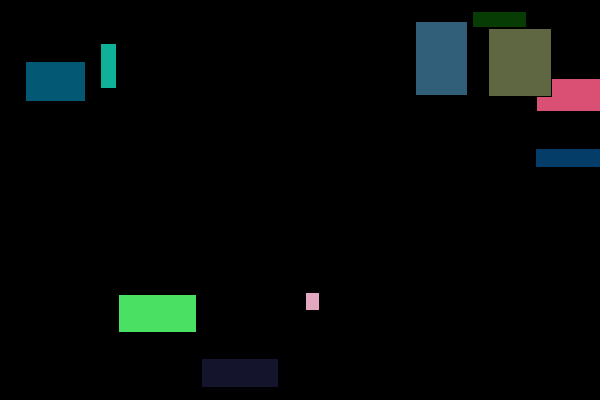
Frame 1 (no input)
Frame 60 (the mouse pressed at the canvas centre just before this capture): identical to frame 1, image omitted
Frame 120 (the mouse held since frame 60 and released just before this capture): identical to frame 1, image omitted

The Processing sketch that drew this single still picture (run headless with seeded random() and noise(); from frame 60 on, the mouse is pressed at the canvas centre):

// Processing sketch: g_rect_class
// ── g_rect_class.pde
ArrayList<Rectangle_Class> r;

void setup(){
  size(600,400);
  r = new ArrayList<Rectangle_Class>();
  for (int i=0; i<10; i++){
    r.add(new Rectangle_Class(width, height));
  }
  
}

void draw(){
  background(0);
  for (int i=0; i<10; i++){
    r.get(i).draw_myself();
  }
}

void mouseClicked(){
  for (int i=0; i<10; i++){
    r.get(i).check_if_clicked(mouseX, mouseY);
  }
}
// ── Rectangle_Class.pde
class Rectangle_Class{
  
  float world_x;
  float world_y;
  
  float my_X_size;
  float my_Y_size;
  
  float my_X_position;
  float my_Y_position;
  
  float myR;
  float myG;
  float myB;
  
  Rectangle_Class(float world_X_size, float world_Y_size){
    world_x = world_X_size;
    world_y = world_Y_size;
    
    my_X_size = 10.0 + random(90);
    my_Y_size = 10.0 + random(90);
    
    my_X_position = random(world_x);
    my_Y_position = random(world_y);
    
    myR = random(255);
    myG = random(255);
    myB = random(255);
    
    //println("Hello!");
  }
  
  void draw_myself(){
    rectMode(CENTER);
    fill(myR, myG, myB);
    //stroke(255);
    rect(my_X_position, my_Y_position, my_X_size, my_Y_size);
  }
  
  void check_if_clicked(float x, float y){
    if (x >= my_X_position-my_X_size/2.0 && x <= my_X_position+my_X_size/2.0 && 
          y >= my_Y_position-my_Y_size/2.0 && y <= my_Y_position+my_Y_size/2.0){
      println("ouch!");
      
      my_X_size = 10.0 + random(90);
      my_Y_size = 10.0 + random(90);
      
      my_X_position = random(world_x);
      my_Y_position = random(world_y);
      
    }
  }
  
}
